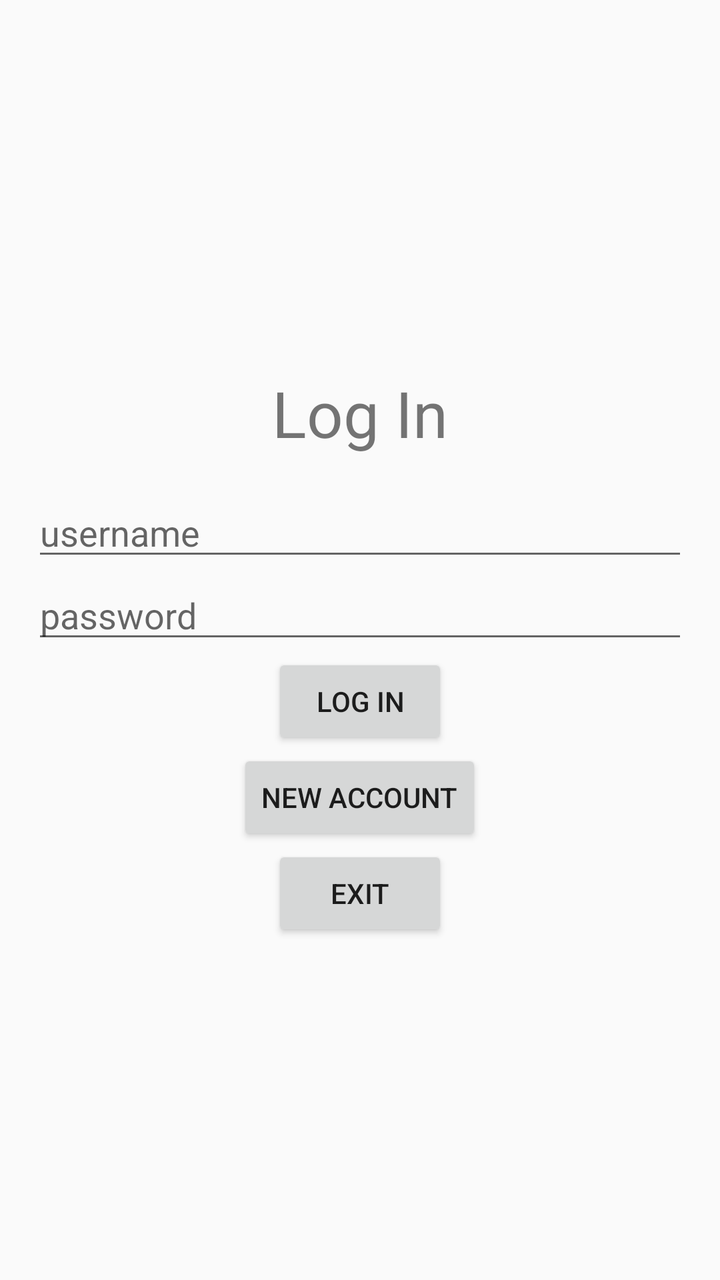
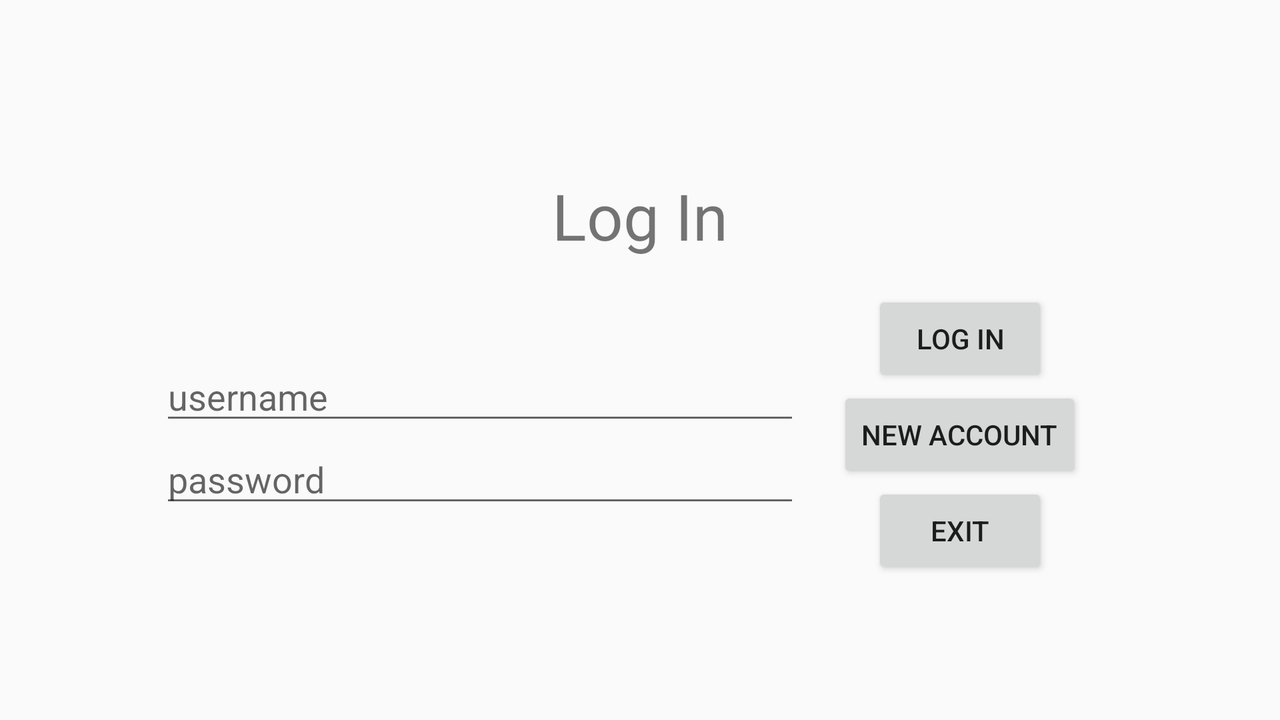

The same Android screen from two of the app's own layout files: first res/layout/ as a phone draws it, then the repository's variant for another configuration, drawn on a device whose configuration selects that folder. Both files follow.
<!-- AndroidManifest.xml: application theme AppTheme -->
<!-- res/layout/fragment_log_in.xml -->
<LinearLayout xmlns:android="http://schemas.android.com/apk/res/android"
    android:layout_width="match_parent"
    android:layout_height="match_parent"
    xmlns:app="http://schemas.android.com/apk/res-auto"
    android:gravity="center"
    android:orientation="vertical"
    android:padding="16dp">

    <TextView
        android:layout_width="wrap_content"
        android:layout_height="wrap_content"
        android:text="@string/log_in_title"
        android:textSize="32sp"
        android:padding="16dp"/>

    <EditText
        android:id="@+id/log_in_username_field"
        android:layout_width="match_parent"
        android:layout_height="wrap_content"
        android:hint="@string/username_hint"
        android:inputType="text" />

    <EditText
        android:id="@+id/log_in_password_field"
        android:layout_width="match_parent"
        android:layout_height="wrap_content"
        android:hint="@string/password_hint"
        android:inputType="textPassword" />

    <Button
        android:id="@+id/log_in_button"
        android:layout_width="wrap_content"
        android:layout_height="wrap_content"
        android:text="@string/log_in_button"/>

    <Button
        android:id="@+id/new_account_button"
        android:layout_width="wrap_content"
        android:layout_height="wrap_content"
        android:text="@string/new_account_button"/>

    <Button
        android:id="@+id/log_in_exit_button"
        android:layout_width="wrap_content"
        android:layout_height="wrap_content"
        android:text="@string/exit_button"/>

</LinearLayout>
<!-- resources referenced by this layout -->
<resources>
  <string name="exit_button">EXIT</string>
  <string name="log_in_button">LOG IN</string>
  <string name="log_in_title">Log In</string>
  <string name="new_account_button">NEW ACCOUNT</string>
  <string name="password_hint">password</string>
  <string name="username_hint">username</string>
  <style name="AppTheme" parent="Theme.AppCompat.Light.DarkActionBar">
          
          <item name="colorPrimary">@color/colorPrimary</item>
          <item name="colorPrimaryDark">@color/colorPrimaryDark</item>
          <item name="colorAccent">@color/colorAccent</item>
      </style>
</resources>
<!-- res/layout-land/fragment_log_in.xml (the repository's variant of the layout above) -->
<!-- drawn on the phone turned sideways -->
<LinearLayout xmlns:android="http://schemas.android.com/apk/res/android"
    android:layout_width="match_parent"
    android:layout_height="match_parent"
    xmlns:app="http://schemas.android.com/apk/res-auto"
    android:gravity="center"
    android:orientation="vertical"
    android:padding="16dp">

    <TextView
        android:layout_width="wrap_content"
        android:layout_height="wrap_content"
        android:text="@string/log_in_title"
        android:textSize="32sp"
        android:padding="16dp"/>

    <LinearLayout
        android:layout_width="match_parent"
        android:layout_height="wrap_content"
        android:gravity="center"
        android:orientation="horizontal">

        <LinearLayout
            android:layout_width="0dp"
            android:layout_height="wrap_content"
            android:layout_marginLeft="64dp"
            android:layout_weight="2"
            android:gravity="center"
            android:orientation="vertical">

            <EditText
                android:id="@+id/log_in_username_field"
                android:layout_width="match_parent"
                android:layout_height="wrap_content"
                android:hint="@string/username_hint"
                android:inputType="text" />

            <EditText
                android:id="@+id/log_in_password_field"
                android:layout_width="match_parent"
                android:layout_height="wrap_content"
                android:hint="@string/password_hint"
                android:inputType="textPassword" />

        </LinearLayout>

        <LinearLayout
            android:layout_width="0dp"
            android:layout_height="wrap_content"
            android:layout_marginRight="64dp"
            android:layout_weight="1"
            android:gravity="center"
            android:orientation="vertical">

            <Button
                android:id="@+id/log_in_button"
                android:layout_width="wrap_content"
                android:layout_height="wrap_content"
                android:text="@string/log_in_button"/>

            <Button
                android:id="@+id/new_account_button"
                android:layout_width="wrap_content"
                android:layout_height="wrap_content"
                android:text="@string/new_account_button"/>

            <Button
                android:id="@+id/log_in_exit_button"
                android:layout_width="wrap_content"
                android:layout_height="wrap_content"
                android:text="@string/exit_button"/>

        </LinearLayout>

    </LinearLayout>

</LinearLayout>
